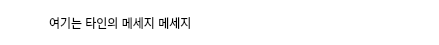
<?xml version="1.0" encoding="UTF-8"?>
<ui version="4.0">
 <class>LeftMessage</class>
 <widget class="QWidget" name="LeftMessage">
  <property name="geometry">
   <rect>
    <x>0</x>
    <y>0</y>
    <width>439</width>
    <height>45</height>
   </rect>
  </property>
  <property name="windowTitle">
   <string>Form</string>
  </property>
  <property name="styleSheet">
   <string notr="true">background-color: rgba(255, 255, 255, 0);</string>
  </property>
  <layout class="QHBoxLayout" name="horizontalLayout_2">
   <property name="spacing">
    <number>0</number>
   </property>
   <property name="leftMargin">
    <number>40</number>
   </property>
   <property name="topMargin">
    <number>0</number>
   </property>
   <property name="rightMargin">
    <number>0</number>
   </property>
   <property name="bottomMargin">
    <number>0</number>
   </property>
   <item>
    <widget class="QWidget" name="widget" native="true">
     <property name="minimumSize">
      <size>
       <width>0</width>
       <height>45</height>
      </size>
     </property>
     <property name="maximumSize">
      <size>
       <width>400</width>
       <height>16777215</height>
      </size>
     </property>
     <property name="styleSheet">
      <string notr="true">background-color: rgb(255, 255, 255);
    border-top-right-radius: 20px;
    border-bottom-left-radius: 20px;
    border-bottom-right-radius:20px;</string>
     </property>
     <layout class="QVBoxLayout" name="verticalLayout">
      <item>
       <widget class="QLabel" name="label">
        <property name="text">
         <string>여기는 타인의 메세지 메세지</string>
        </property>
       </widget>
      </item>
     </layout>
    </widget>
   </item>
  </layout>
 </widget>
 <resources/>
 <connections/>
</ui>
